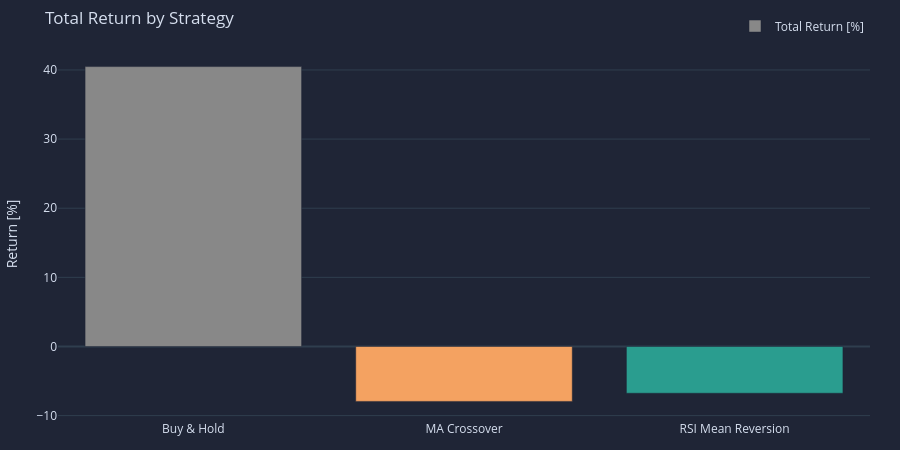

The cell this chart's notebook holds for it:
### Code cell
comparison["Total Return [%]"].vbt.barplot(
    trace_kwargs=dict(marker_color=["#888888", "#f4a261", "#2a9d8f"]),
).update_layout(title="Total Return by Strategy", yaxis_title="Return [%]").show()

### Figure 1 — Plotly figure (JSON) as saved in the notebook; plotly's stock layout.template omitted (floating-point values rounded to 4 significant figures)
{"data": [{"marker": {"color": ["#888888", "#f4a261", "#2a9d8f"]}, "name": "Total Return [%]", "showlegend": true, "type": "bar", "x": ["Buy & Hold", "MA Crossover", "RSI Mean Reversion"], "y": [40.49, -7.943, -6.762]}], "layout": {"height": 450, "legend": {"orientation": "h", "traceorder": "normal", "x": 1, "xanchor": "right", "y": 1.02, "yanchor": "bottom"}, "margin": {"b": 30, "l": 30, "r": 30, "t": 30}, "title": {"text": "Total Return by Strategy"}, "width": 900, "yaxis": {"title": {"text": "Return [%]"}}}}
